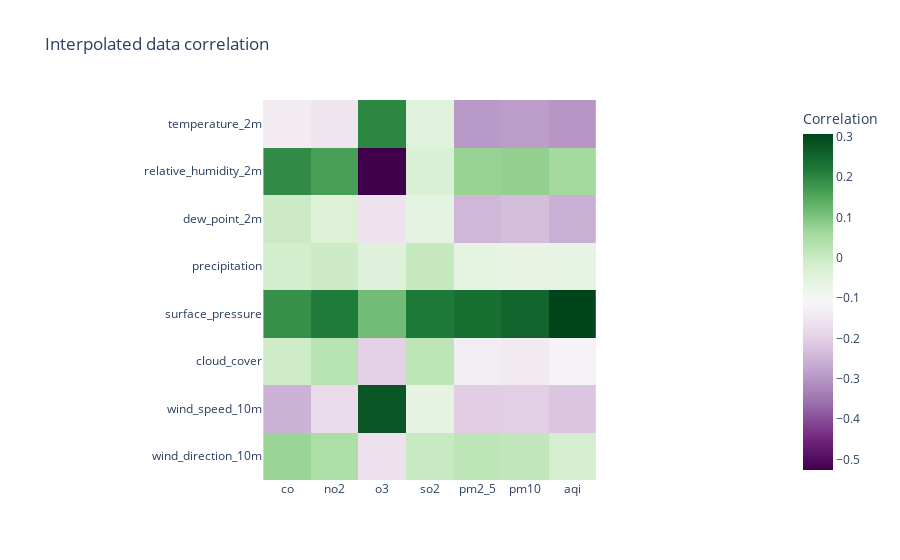

Notebook source saved alongside this figure:
### Code cell
plotCorrelationMatrix(interpolated_weather_df, interpolated_air_df, "Interpolated data correlation")

### Figure 1 — Plotly figure (JSON) as saved in the notebook; plotly's stock layout.template omitted (floating-point values rounded to 4 significant figures)
{"data": [{"coloraxis": "coloraxis", "hovertemplate": "x: %{x}<br>y: %{y}<br>Correlation: %{z}<extra></extra>", "name": "0", "type": "heatmap", "x": ["co", "no2", "o3", "so2", "pm2_5", "pm10", "aqi"], "xaxis": "x", "y": ["temperature_2m", "relative_humidity_2m", "dew_point_2m", "precipitation", "surface_pressure", "cloud_cover", "wind_speed_10m", "wind_direction_10m"], "yaxis": "y", "z": [[-0.1363, -0.1534, 0.201, -0.04626, -0.2953, -0.2883, -0.2997], [0.1942, 0.1634, -0.5264, -0.0306, 0.07209, 0.07759, 0.05833], [-0.003634, -0.03623, -0.1606, -0.06072, -0.2455, -0.2343, -0.2593], [-0.01719, -0.003543, -0.04178, 0.005835, -0.05938, -0.06708, -0.06664], [0.1865, 0.2185, 0.1139, 0.2219, 0.2373, 0.2538, 0.3068], [-0.009485, 0.02959, -0.198, 0.01868, -0.1337, -0.1416, -0.1186], [-0.2536, -0.1758, 0.2766, -0.06119, -0.2051, -0.2034, -0.2192], [0.06894, 0.04313, -0.1625, 0.002319, 0.0181, 0.01193, -0.01969]]}], "layout": {"coloraxis": {"colorbar": {"title": {"text": "Correlation"}}, "colorscale": [[0, "rgb(64,0,75)"], [0.1, "rgb(118,42,131)"], [0.2, "rgb(153,112,171)"], [0.3, "rgb(194,165,207)"], [0.4, "rgb(231,212,232)"], [0.5, "rgb(247,247,247)"], [0.6, "rgb(217,240,211)"], [0.7, "rgb(166,219,160)"], [0.8, "rgb(90,174,97)"], [0.9, "rgb(27,120,55)"], [1, "rgb(0,68,27)"]]}, "title": {"text": "Interpolated data correlation"}, "xaxis": {"anchor": "y", "constrain": "domain", "domain": [0, 1], "scaleanchor": "y"}, "yaxis": {"anchor": "x", "autorange": "reversed", "constrain": "domain", "domain": [0, 1]}}}
